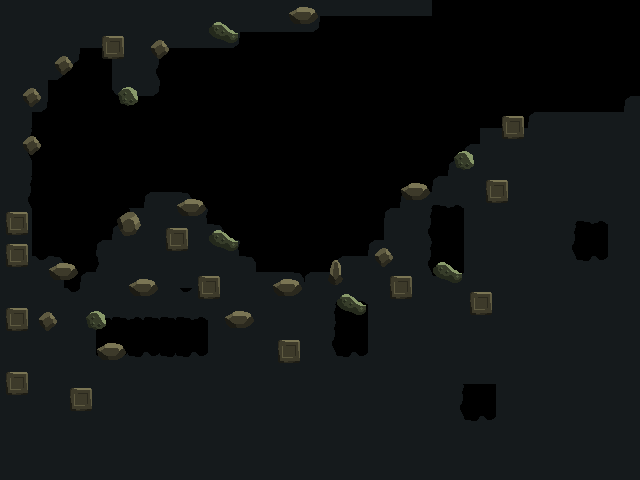

A 2D game scene composited from a Tiled map and its tileset images. What follows is a short description and the map's XML, with each tile layer's data collapsed to a summary:
An orthogonal 40x30 tile map with 16x16 px tiles, 2 tile layers (Tile Layer 1, Tile Layer 2) and 3 objects (spawn, exit, rest).

<map version="1.0" orientation="orthogonal" width="40" height="30" tilewidth="16" tileheight="16">
 <tileset firstgid="1" name="tiles" tilewidth="16" tileheight="16">
  <image source="../images/tiles.png" width="256" height="256" />
 </tileset>
 <layer name="Tile Layer 1" width="40" height="30">
  <properties>
   <property name="solid" value="true" />
  </properties>
  <data>[1200 cells, 762 non-empty, 13 distinct tile ids]</data>
 </layer>
 <layer name="Tile Layer 2" width="40" height="30">
  <data>[1200 cells, 144 non-empty, 28 distinct tile ids]</data>
 </layer>
 <objectgroup name="objects" width="40" height="30">
  <object name="spawn" x="137" y="148" />
  <object name="exit" x="490" y="3" width="148" height="79" />
  <object name="rest" x="20" y="40" width="299" height="259" />
 </objectgroup>
</map>
